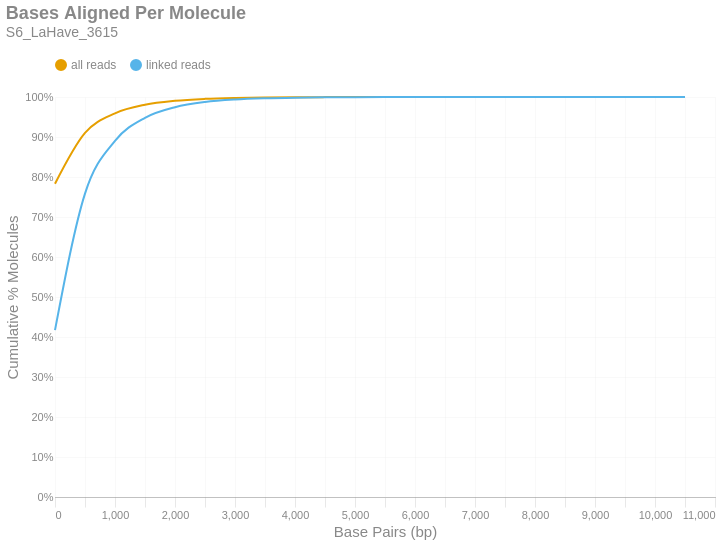

Notebook code cell kept with this figure:
### Markdown cell above
### Bases Aligned Per Molecule
This is a cumulative frequency distribution showing the number of base pairs aligned per unique molecule. These data are shown in 500 bp bins. There are two distributions: one with `all reads` (yellow) and another with only `linked reads` (blue). The percent of molecules in the `linked reads` distribution is relative to the total number of linked molecules.

### Code cell
if SKIPLR:
    print_html(f"Skipped")
else:
    binned_df = consolidated_hist(valids['aligned_bp'], mask, 500, True)
    with SafeRender(binned_df):
        (
            density_plot(binned_df, 'Bases Aligned Per Molecule', samplename, 'basesper')
            .encode(
                x=alt.X('bin:Q', title="Base Pairs (bp)").axis(tickMinStep=500).scale(padding=0),
                y=alt.Y('value:Q', title='Cumulative % Molecules')
                    .axis(format='%')
                    .scale(domain = [0,1])
                    .stack(False),
                color=alt.Color("key:N").scale(domain = ["all reads", "linked reads"]),
                tooltip = [
                    alt.Tooltip("key:N", title = "Data Type"),
                    alt.Tooltip("range_label:N", title="Bases Aligned Per Molecule"),
                    alt.Tooltip("value:Q", format = ".2%", title="% Molecules (Cum.)")
                ]
            )
        ).display()

### Figure 1 — Vega-Lite specification as saved in the notebook (floating-point values rounded to 4 significant figures)
{"width": "container", "height": 400, "config": {"title": {"anchor": "start", "dy": -15, "fontSize": 18, "color": "#888888", "subtitleColor": "#888888", "subtitleFontSize": 14}, "arc": {"fill": "#0072B2"}, "axis": {"domainColor": "#888888", "domainWidth": 0.5, "gridWidth": 0.2, "grid": false, "titleFontWeight": 400, "titleFontSize": 15, "labelFontSize": 11, "labelColor": "#888888", "tickColor": "#888888", "tickWidth": 0.2, "titleColor": "#888888"}, "axisBand": {"grid": false}, "axisX": {"grid": true, "tickSize": 10, "domainCap": "round"}, "axisY": {"domain": false, "grid": true, "tickSize": 0, "domainCap": "round"}, "background": "transparent", "header": {"labelFontSize": 15, "labelColor": "#888888", "titleFontSize": 15, "titleFontWeight": 600, "titleColor": "#888888"}, "legend": {"labelFont": "sans-serif", "labelFontSize": 12, "labelColor": "#888888", "symbolSize": 100, "symbolType": "circle", "titleFontSize": 12, "titlePadding": 10, "titleColor": "#888888", "title": null, "orient": "top"}, "range": {"category": ["#E69F00", "#56B4E9", "#009E73", "#F0E442", "#0072B2", "#D55E00", "#CC79A7", "#000000"], "diverging": ["#cfe8f3", "#a2d4ec", "#73bfe2", "#46abdb", "#1696d2", "#12719e"]}, "area": {"fill": "#0072B2", "fillOpacity": 0.7, "line": true, "strokeOpacity": 0.7}, "line": {"color": "#0072B2", "stroke": "#0072B2", "strokeWidth": 2}, "trail": {"color": "#0072B2", "stroke": "#0072B2", "strokeWidth": 0, "size": 1}, "point": {"filled": true, "fillOpacity": 1.0, "size": 95}, "text": {"color": "#888888", "fontSize": 11, "align": "right", "fontWeight": 400, "size": 11}, "bar": {"fill": "#0072B2", "stroke": null}, "view": {"stroke": null, "continuousWidth": 660, "continuousHeight": 400}}, "data": {"name": "data-d036a15527f54b17389635b407ffa207"}, "mark": {"type": "line", "interpolate": "monotone", "point": {"opacity": 0, "size": 275}}, "encoding": {"color": {"field": "key", "scale": {"domain": ["all reads", "linked reads"]}, "type": "nominal"}, "tooltip": [{"field": "key", "title": "Data Type", "type": "nominal"}, {"field": "range_label", "title": "Bases Aligned Per Molecule", "type": "nominal"}, {"field": "value", "format": ".2%", "title": "% Molecules (Cum.)", "type": "quantitative"}], "x": {"axis": {"tickMinStep": 500}, "field": "bin", "scale": {"padding": 0}, "title": "Base Pairs (bp)", "type": "quantitative"}, "y": {"axis": {"format": "%"}, "field": "value", "scale": {"domain": [0, 1]}, "stack": false, "title": "Cumulative % Molecules", "type": "quantitative"}}, "params": [{"name": "param_c36ac31b6afebe62", "select": {"type": "point", "fields": ["key"]}, "bind": "legend"}], "title": {"text": "Bases Aligned Per Molecule", "subtitle": "S6_LaHave_3615"}, "transform": [{"fold": ["all reads (cumsum)", "linked reads (cumsum)"]}, {"calculate": "replace(datum.key, ' (cumsum)', '')", "as": "key"}, {"filter": {"param": "param_c36ac31b6afebe62"}}], "usermeta": {"embedOptions": {"downloadFileName": "S6_LaHave_3615.basesper"}}, "$schema": "https://vega.github.io/schema/vega-lite/v6.1.0.json", "datasets": {"data-d036a15527f54b17389635b407ffa207": [{"bin": "0.0", "interval": "0.0-500.0", "all reads": 0.7832, "linked reads": 0.417, "all reads (cumsum)": 0.7832, "linked reads (cumsum)": 0.417, "range_label": "0-499"}, {"bin": "500.0", "interval": "500.0-1000.0", "all reads": 0.1271, "linked reads": 0.3414, "all reads (cumsum)": 0.9102, "linked reads (cumsum)": 0.7585, "range_label": "500-999"}, {"bin": "1000.0", "interval": "1000.0-1500.0", "all reads": 0.04904, "linked reads": 0.132, "all reads (cumsum)": 0.9593, "linked reads (cumsum)": 0.8904, "range_label": "1000-1499"}, {"bin": "1500.0", "interval": "1500.0-2000.0", "all reads": 0.0214, "linked reads": 0.0576, "all reads (cumsum)": 0.9807, "linked reads (cumsum)": 0.948, "range_label": "1500-1999"}, {"bin": "2000.0", "interval": "2000.0-2500.0", "all reads": 0.009854, "linked reads": 0.02652, "all reads (cumsum)": 0.9905, "linked reads (cumsum)": 0.9746, "range_label": "2000-2499"}, {"bin": "2500.0", "interval": "2500.0-3000.0", "all reads": 0.004791, "linked reads": 0.01289, "all reads (cumsum)": 0.9953, "linked reads (cumsum)": 0.9874, "range_label": "2500-2999"}, {"bin": "3000.0", "interval": "3000.0-3500.0", "all reads": 0.00232, "linked reads": 0.006244, "all reads (cumsum)": 0.9977, "linked reads (cumsum)": 0.9937, "range_label": "3000-3499"}, {"bin": "3500.0", "interval": "3500.0-4000.0", "all reads": 0.001155, "linked reads": 0.003108, "all reads (cumsum)": 0.9988, "linked reads (cumsum)": 0.9968, "range_label": "3500-3999"}, {"bin": "4000.0", "interval": "4000.0-4500.0", "all reads": 0.0005932, "linked reads": 0.001596, "all reads (cumsum)": 0.9994, "linked reads (cumsum)": 0.9984, "range_label": "4000-4499"}, {"bin": "4500.0", "interval": "4500.0-5000.0", "all reads": 0.0002868, "linked reads": 0.0007718, "all reads (cumsum)": 0.9997, "linked reads (cumsum)": 0.9992, "range_label": "4500-4999"}, {"bin": "5000.0", "interval": "5000.0-5500.0", "all reads": 0.000151, "linked reads": 0.0004062, "all reads (cumsum)": 0.9998, "linked reads (cumsum)": 0.9996, "range_label": "5000-5499"}, {"bin": "5500.0", "interval": "5500.0-6000.0", "all reads": 8.023e-05, "linked reads": 0.0002159, "all reads (cumsum)": 0.9999, "linked reads (cumsum)": 0.9998, "range_label": "5500-5999"}, {"bin": "6000.0", "interval": "6000.0-6500.0", "all reads": 3.849e-05, "linked reads": 0.0001036, "all reads (cumsum)": 1.0, "linked reads (cumsum)": 0.9999, "range_label": "6000-6499"}, {"bin": "6500.0", "interval": "6500.0-7000.0", "all reads": 1.812e-05, "linked reads": 4.876e-05, "all reads (cumsum)": 1.0, "linked reads (cumsum)": 0.9999, "range_label": "6500-6999"}, {"bin": "7000.0", "interval": "7000.0-7500.0", "all reads": 1.212e-05, "linked reads": 3.262e-05, "all reads (cumsum)": 1.0, "linked reads (cumsum)": 1.0, "range_label": "7000-7499"}, {"bin": "7500.0", "interval": "7500.0-8000.0", "all reads": 4.374e-06, "linked reads": 1.177e-05, "all reads (cumsum)": 1.0, "linked reads (cumsum)": 1.0, "range_label": "7500-7999"}, {"bin": "8000.0", "interval": "8000.0-8500.0", "all reads": 2.374e-06, "linked reads": 6.39e-06, "all reads (cumsum)": 1.0, "linked reads (cumsum)": 1.0, "range_label": "8000-8499"}, {"bin": "8500.0", "interval": "8500.0-9000.0", "all reads": 1.5e-06, "linked reads": 4.036e-06, "all reads (cumsum)": 1.0, "linked reads (cumsum)": 1.0, "range_label": "8500-8999"}, {"bin": "9000.0", "interval": "9000.0-9500.0", "all reads": 7.498e-07, "linked reads": 2.018e-06, "all reads (cumsum)": 1.0, "linked reads (cumsum)": 1.0, "range_label": "9000-9499"}, {"bin": "9500.0", "interval": "9500.0-10000.0", "all reads": 2.499e-07, "linked reads": 6.726e-07, "all reads (cumsum)": 1.0, "linked reads (cumsum)": 1.0, "range_label": "9500-9999"}, {"bin": "10000.0", "interval": "10000.0-10500.0", "all reads": 4.999e-07, "linked reads": 1.345e-06, "all reads (cumsum)": 1.0, "linked reads (cumsum)": 1.0, "range_label": "10000-10499"}, {"bin": "10500.0", "interval": "10500.0-11000.0", "all reads": 1.25e-07, "linked reads": 3.363e-07, "all reads (cumsum)": 1.0, "linked reads (cumsum)": 1.0, "range_label": "10500-10999"}]}}
